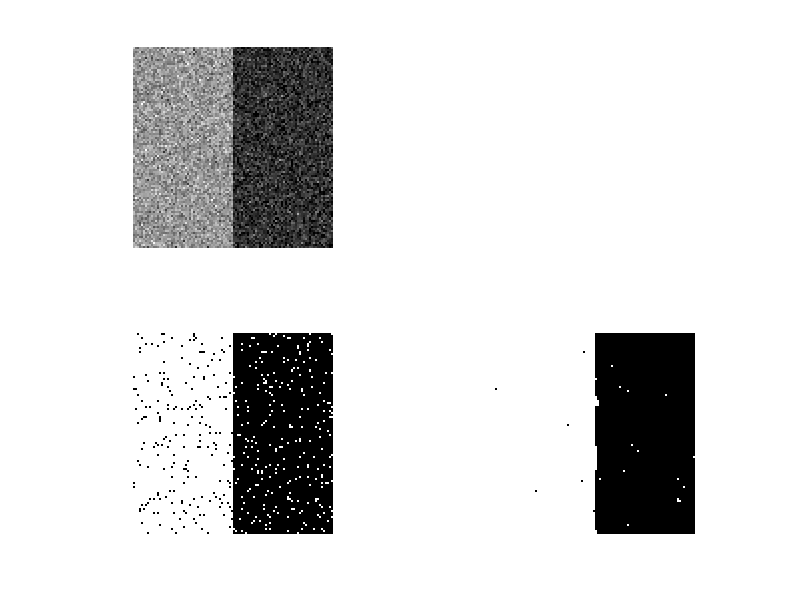

Source code (MATLAB):
%
%
% Author : Pratik Shah
% Date : February 25, 2020
% Demo exercise: CS308 Introduction to AI
%
% Markov Random Field for Segmentation
%
%

clear all;
close all;

%I = imread("noisy_checkerboard_mrf.jpg");
%[M,N] = size(I);

M = 100; N=100;
I(1:100,1:50) = 150+30*randn(100,50);
I(1:100,51:100) = 50 + 30*randn(100,50);

S11 = 1:10; S12 = 1:10;
S21 = 90:100; S22 = 90:100;

C1 = I(S11,S12); % class label 1
C2 = I(S21,S22); % class label 2

m(1) = mean(C1(:));
m(2) = mean(C2(:));
s(1) = std(C1(:));
s(2) = std(C2(:));

beta = -100;

% initialize a random assignment of labels {1,2}

%x = 1 + round(rand(M,N));
x1 = abs(I-m(1)); x2 = abs(I-m(2));
x12 = x1-x2;
x12(x12>=0) = 2;
x12(x12<0) = 1;

x = x12;
x(S11,S12) = 1; x(S21,S22)=2; % Known labels
Usingle = sum(sum(log(sqrt(2*pi*s(x).^2))+(I-m(x))./(2*s(x).^2))) ; 
Udouble = beta*(sum(sum(1-abs(diff(x,1,1))))+sum(sum(1-abs(diff(x,1,2)))));
Uold = Usingle+Udouble;

iter_max = 75000;
T = 10000;
for i = 1:iter_max
 xnew = x;
 xnew(randperm(M,1),randperm(N,1)) = 1+mod(xnew(randperm(M,1),randperm(N,1)),2);
 Usingle = sum(sum(log(sqrt(2*pi*s(xnew).^2))+(I-m(xnew))./(2*s(xnew).^2))) ; 
 Udouble = beta*(sum(sum(1-abs(diff(xnew,1,1))))+sum(sum(1-abs(diff(xnew,1,2)))));
 Unew = Usingle+Udouble;
 deltaU = Unew-Uold;
 if deltaU <= 0
  x = xnew; Uold=Unew;
 else
  if rand < exp(-deltaU/T)
   x = xnew; Uold=Unew;
  end
 end
 T = (T+i)/i;
 x(S11,S12) = 1; x(S21,S22)=2;
end

figure(1); hold on;
subplot(2,2,1); imshow(uint8(I)); hold on;
subplot(2,2,3); imshow(2-x12); hold on;
subplot(2,2,4); imshow(2-x);
